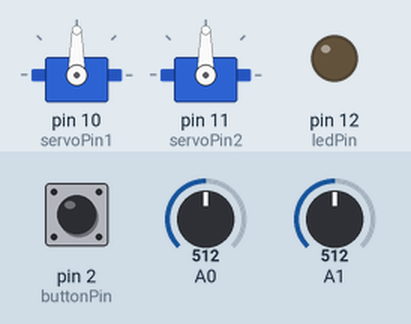
Recording of a sketch running on a simulated Arduino Uno, built with avr-gcc and run on an emulated ATmega328P. Shown: 2 × servo, output pins drawn as LEDs (lit = HIGH). The inputs (shaded band) are chosen by the test bench; at power-on: A0 = 512, A1 = 512, pin 2 (buttonPin) HIGH. Not simulated (calls return 0 or success): arduino_secrets.h.

Above: at 1.2 s.
1.3 s: A0 set to 459
2.8 s: A0 set to 439
At 3.4 s:
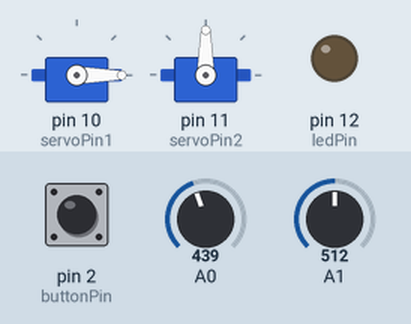
4.4 s: A1 set to 463
5.9 s: A1 set to 442
At 7.0 s:
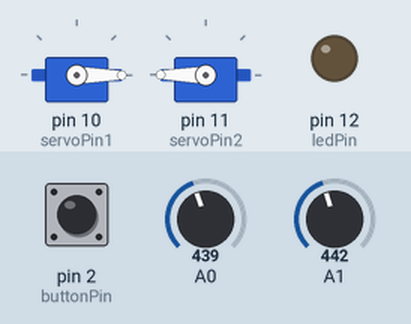
7.5 s: pin 2 (buttonPin) pulled LOW for 0.15 s
At 7.57 s:
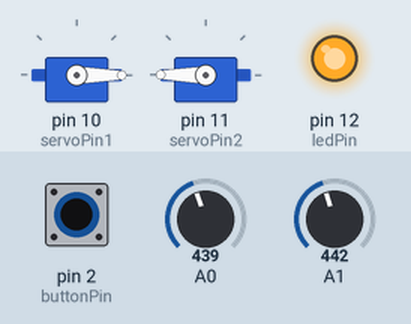
9.1 s: A1 set to 547
10.6 s: A1 set to 579
At 11.9 s:
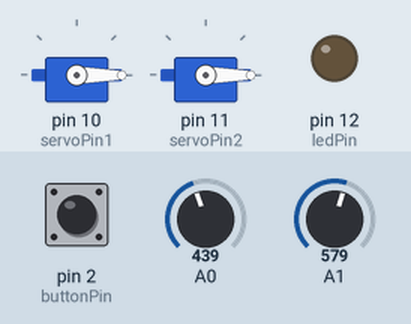
Timing chart, 0 to 13.4 s (numbered marks = the images above; inputs shaded):
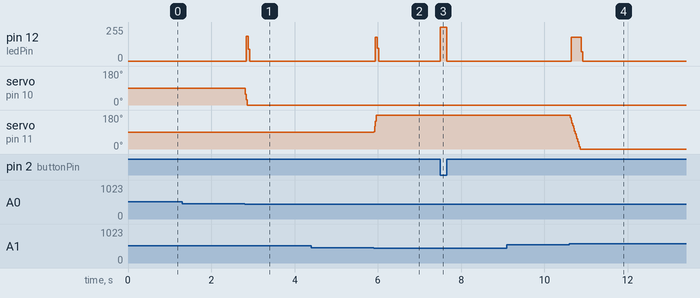

The sketch:

new_sketch_1762578438464645778456.ino
```cpp
#include "arduino_secrets.h"

// Light saber BY: Preston Malana

// Enjoy


#include <Servo.h>

Servo servoX, servoY;

const int servoPin1 = 10;
const int servoPin2 = 11;
const int ledPin    = 12;
const int buttonPin = 2;

int posX = 90;
int posY = 90;
int targetX = 90;
int targetY = 90;

void setup() {
  servoX.attach(servoPin1);
  servoY.attach(servoPin2);

  pinMode(ledPin, OUTPUT);
  pinMode(buttonPin, INPUT_PULLUP);

  Serial.begin(9600);
}

// Limit servo range safely
int adjustPosition(int current, int delta) {
  current += delta;
  current = constrain(current, 0, 180
    );
  return current;
}

// Smooth and fast servo movement with LED flicker
void smoothMove(Servo &servo, int &currentPos, int targetPos, int stepDelay = 2) {
  if (currentPos == targetPos) return;

  int step = (targetPos > currentPos) ? 2 : -2;  // move 2Â° per step (faster)

  while (currentPos != targetPos) {
    currentPos += step;

    // Stop exactly at the target
    if ((step > 0 && currentPos > targetPos) || (step < 0 && currentPos < targetPos)) {
      currentPos = targetPos;
    }

    servo.write(currentPos);

    // Flicker LED briefly while moving
    digitalWrite(ledPin, HIGH);
    delay(1);
    digitalWrite(ledPin, LOW);

    delay(stepDelay);  // small delay = faster movement
  }
}

void loop() {
  int xVal = analogRead(A0);
  int yVal = analogRead(A1);

  int deltaX = 0, deltaY = 0;

  // Joystick X
  if (xVal <= 450 || xVal >= 550) {
    deltaX = map(xVal, 0, 1023, -10, 10);
    targetX = adjustPosition(targetX, deltaX);
  }

  // Joystick Y
  if (yVal <= 450 || yVal >= 550) {
    deltaY = map(yVal, 0, 1023, 10, -10);
    targetY = adjustPosition(targetY, deltaY);
  }

  // Move both servos quickly and smoothly
  smoothMove(servoX, posX, targetX, 0.000011);
  smoothMove(servoY, posY, targetY, 0.000011);

  // LED ON when button is pressed
  if (digitalRead(buttonPin) == LOW)
    digitalWrite(ledPin, HIGH);
  else
    digitalWrite(ledPin, LOW);

  delay(0.001
  );
}
```

Measured:
- the behaviour switches between 451 and 450 on A0 (found by bisection; images 0 and 1)
- the behaviour switches between 451 and 450 on A1 (found by bisection; images 1 and 2)
- the behaviour switches between 562 and 563 on A1 (found by bisection; images 3 and 4)
- after the input at 1.3 s, every drawn part: stays the same
- after the input at 2.8 s, pin 12 (ledPin): 0/255 → 186/255 at once, → 90/255 0.04 s later, → 0/255 0.04 s later; servo on pin 10 (servoPin1): 90° → 0° at once
- after the input at 4.4 s, every drawn part: stays the same
- after the input at 5.9 s, pin 12 (ledPin): 0/255 → 180/255 at once, → 96/255 0.04 s later, → 0/255 0.04 s later; servo on pin 11 (servoPin2): 90° → 180° at once
- after the input at 7.5 s, pin 12 (ledPin): 0/255 → 255/255 at once, → 0/255 0.15 s later
- after the input at 9.1 s, every drawn part: stays the same
- after the input at 10.6 s, pin 12 (ledPin): 0/255 → 180/255 at once, → 0/255 0.24 s later; servo on pin 11 (servoPin2): moves from 180° to 0° over 0.26 s, starting at once
